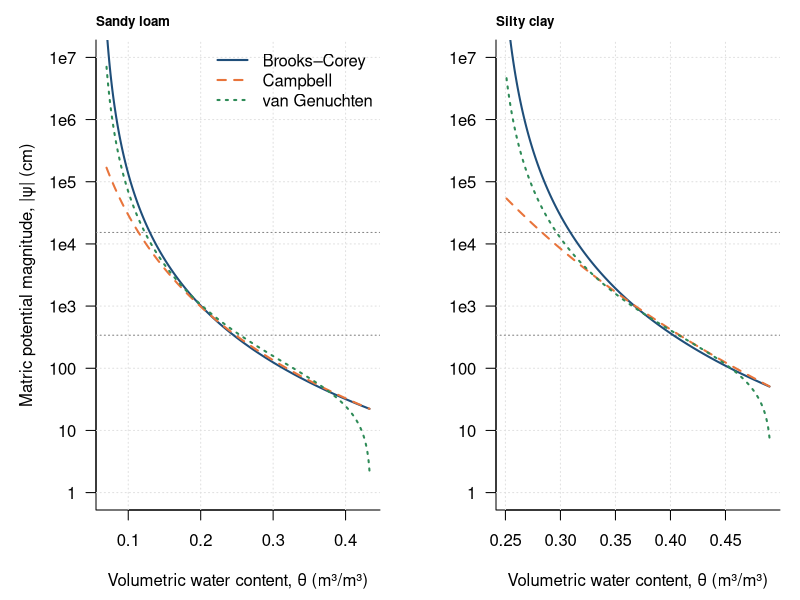

Here is the R script that generated this plot:
# Soil water retention curves: Brooks–Corey, Campbell and van Genuchten (sandy loam and silty clay)
# Chapter 7 draft; parameters from the chapter author (Figures_4_5_6_and_Table1_2026_10_02.xlsx, RetentionCurves sheet; Clapp & Hornberger 1978 / Rawls et al. parameter sets)
# Run: Rscript retention_curve_models.R -> figure_r.png (base R, no packages)
soils <- list("Sandy loam" = c(phi = 0.435, thr = 0.06, psi_ae = 21.8, b_bc = 3.9, b_camp = 4.9, alpha = 0.025, n = 1.3),
              "Silty clay" = c(phi = 0.492, thr = 0.241, psi_ae = 49, b_bc = 4.4, b_camp = 10.4, alpha = 0.01, n = 1.3))
brooks  <- function(th, s) { se <- (th - s["thr"]) / (s["phi"] - s["thr"]); s["psi_ae"] * se^(-s["b_bc"]) }
campbell <- function(th, s) s["psi_ae"] * (th / s["phi"])^(-s["b_camp"])
vang <- function(th, s) { se <- (th - s["thr"]) / (s["phi"] - s["thr"]); m <- 1 - 1 / s["n"]; (se^(-1 / m) - 1)^(1 / s["n"]) / s["alpha"] }
png("figure_r.png", width = 1500, height = 690, res = 150)
par(mfrow = c(1, 2), mar = c(4.5, 4.8, 2, 1), las = 1)
for (nm in names(soils)) {
  s <- soils[[nm]]; th <- seq(s["thr"] + 0.01, s["phi"] - 0.002, length.out = 400)
  plot(NA, xlim = range(th), ylim = c(1, 1e7), log = "y", xlab = "Volumetric water content, θ (m³/m³)",
       ylab = if (nm == "Sandy loam") "Matric potential magnitude, |ψ| (cm)" else "", bty = "l", yaxt = "n")
  axis(2, at = 10^(0:7), labels = c("1", "10", "100", "1e3", "1e4", "1e5", "1e6", "1e7")); grid(col = "grey88")
  abline(h = c(340, 15300), lty = 3, col = "grey50")
  lines(th, brooks(th, s), col = "#1f4e79", lwd = 2); lines(th, campbell(th, s), col = "#e8743b", lwd = 2, lty = 2)
  lines(th, vang(th, s), col = "#2e8b57", lwd = 2, lty = 3)
  mtext(nm, side = 3, adj = 0, font = 2, cex = 0.8, line = 0.5)
  if (nm == "Sandy loam") legend("topright", bty = "n", legend = c("Brooks–Corey", "Campbell", "van Genuchten"), col = c("#1f4e79", "#e8743b", "#2e8b57"), lty = 1:3, lwd = 2)
}
invisible(dev.off())
